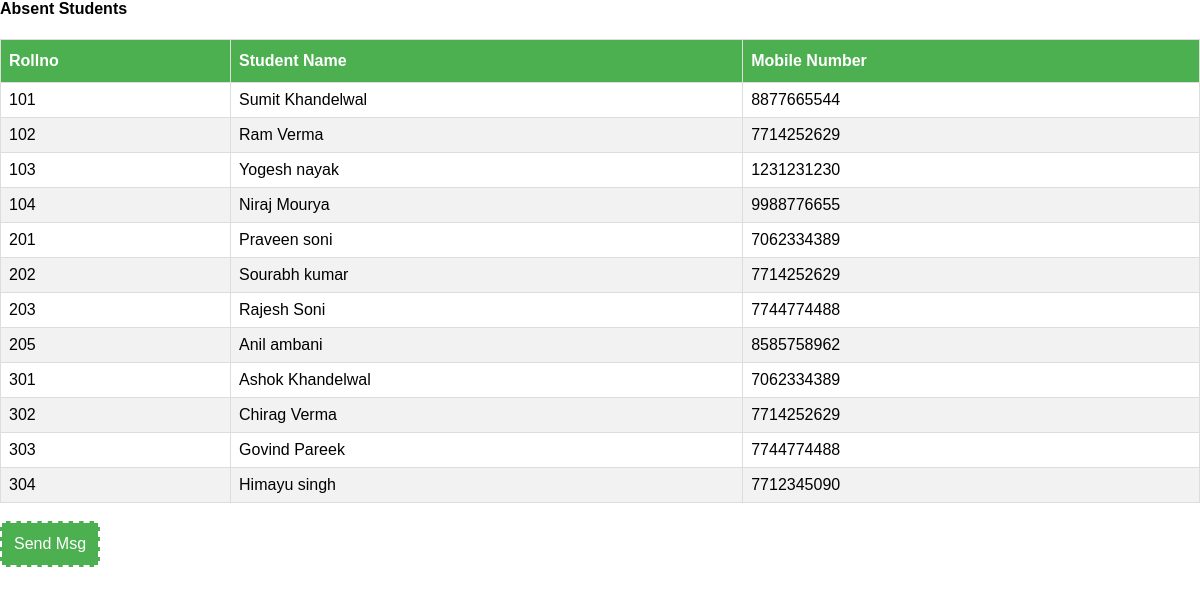
The page /absent_student.php (signed in) on the database its author committed.
### absent_student.php (the view, shortened to what this page needs)
  <?php
if ($_SESSION['username'] == "admin") {
	echo "<h4><p>Absent Students</p></h4>";
	include 'connectpage.php';
	$q0 = mysqli_query($connect,"select * from `course`") or die("error in getting all course name");
	echo "<table id='students'>";
	echo "<tr>";
	echo "<th>Rollno</th>";
	echo "<th>Student Name</th>";
	echo "<th>Mobile Number</th>";
	echo "<tr>";
	while($q0_arr = mysqli_fetch_array($q0))
	{
		$course_students = $q0_arr['course']."_students";
		$course_attendance = $q0_arr['course']."_attendance";
		$q1 = mysqli_query($connect,"select * from `".$course_students."` where rollno not IN(select distinct rollno from `".$course_attendance."` where date like '".date("20y-m-d")."%')") or die("Error from getting results from particular course table");
		while($q1_arr = mysqli_fetch_array($q1))
		{
			echo "<tr>";
			echo "<td>".$q1_arr['rollno']."</td>";
			echo "<td>".$q1_arr['name']."</td>";
			echo "<td>".$q1_arr['mobile_no']."</td>";
			echo "</tr>";
		}
	}
	echo "</table>";
	echo "<a href='sms.php'><button>Send Msg</button></a>";
}
else
header("Location:index.php?error=you must login<br/>");
?>
<!DOCTYPE html>
<html>
<head>
  <link href="CSS/css/w3css.css" rel="stylesheet">
  <link href="CSS/css/table.css" rel="stylesheet">
</head>
<body>
</body>
</html>

### CSS/css/w3css.css (style rules this page uses)
* { box-sizing: border-box; }
body, html { font-family: Verdana,sans-serif; margin: 0px; padding: 0px; }
button { background-color: #4CAF50; border: none; color: white; padding: 12px 12px; text-align: center; text-decoration: none; display: inline-block; font-size: 16px; }
button { border: 2px dashed; }

### CSS/css/table.css (style rules this page uses)
#students { font-family: "Trebuchet MS", Arial, Helvetica, sans-serif; border-collapse: collapse; width: 100%; }
#students td, #students th { border: 1px solid #ddd; padding: 8px; }
#students tr:nth-child(even) { background-color: #f2f2f2; }
#students th { padding-top: 12px; padding-bottom: 12px; text-align: left; background-color: #4CAF50; color: white; }

### rows shown on the page
b.ba_students: rollno "101", name "Sumit Khandelwal", mobile_no "8877665544"
b.ba_students: rollno "102", name "Ram Verma", mobile_no "7714252629"
b.ba_students: rollno "103", name "Yogesh nayak", mobile_no "1231231230"
b.ba_students: rollno "104", name "Niraj Mourya", mobile_no "9988776655"
b.ca_students: rollno "201", name "Praveen soni", mobile_no "7062334389"
b.ca_students: rollno "202", name "Sourabh kumar", mobile_no "7714252629"
b.ca_students: rollno "203", name "Rajesh Soni", mobile_no "7744774488"
b.ca_students: rollno "205", name "Anil ambani", mobile_no "8585758962"
b.com_students: rollno "301", name "Ashok Khandelwal", mobile_no "7062334389"
b.com_students: rollno "302", name "Chirag Verma", mobile_no "7714252629"
b.com_students: rollno "303", name "Govind Pareek", mobile_no "7744774488"
b.com_students: rollno "304", name "Himayu singh", mobile_no "7712345090"
